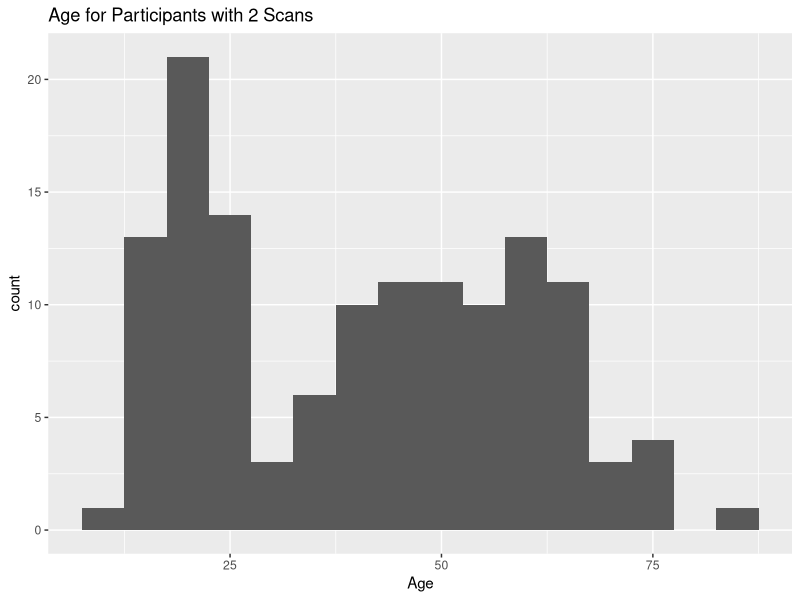
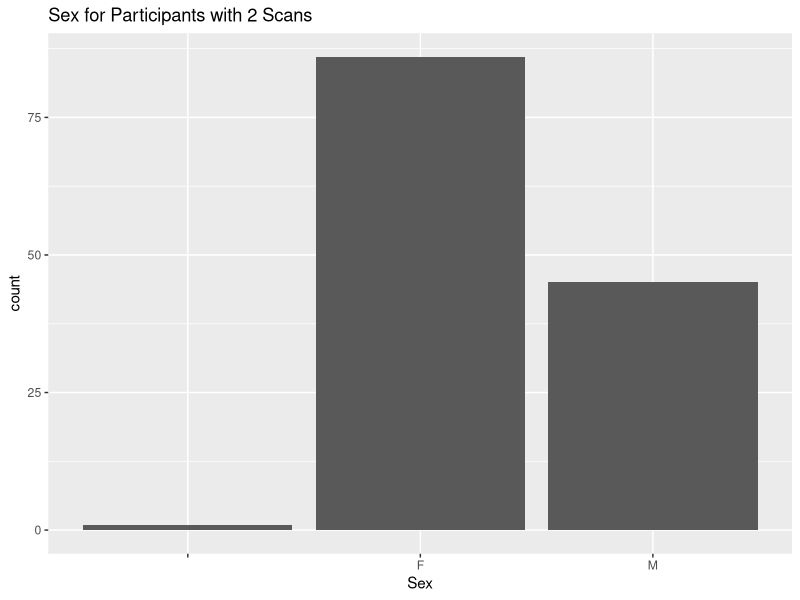
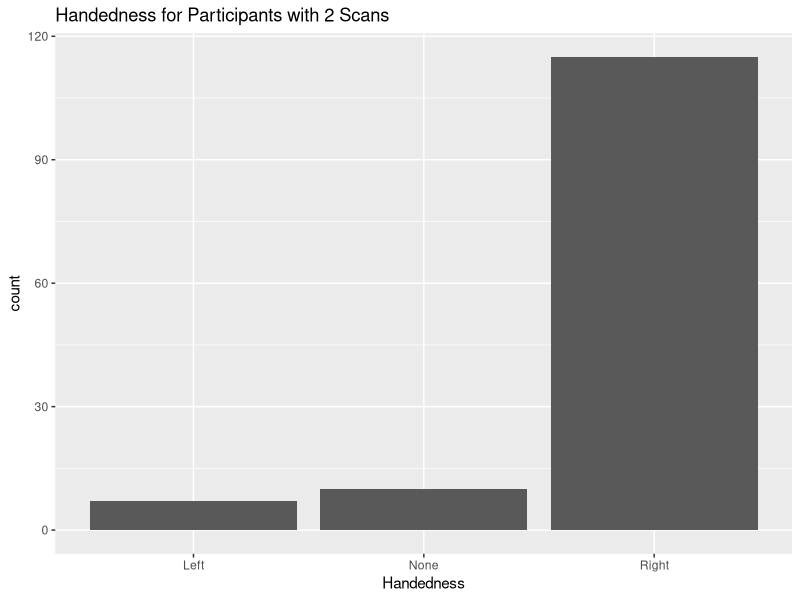
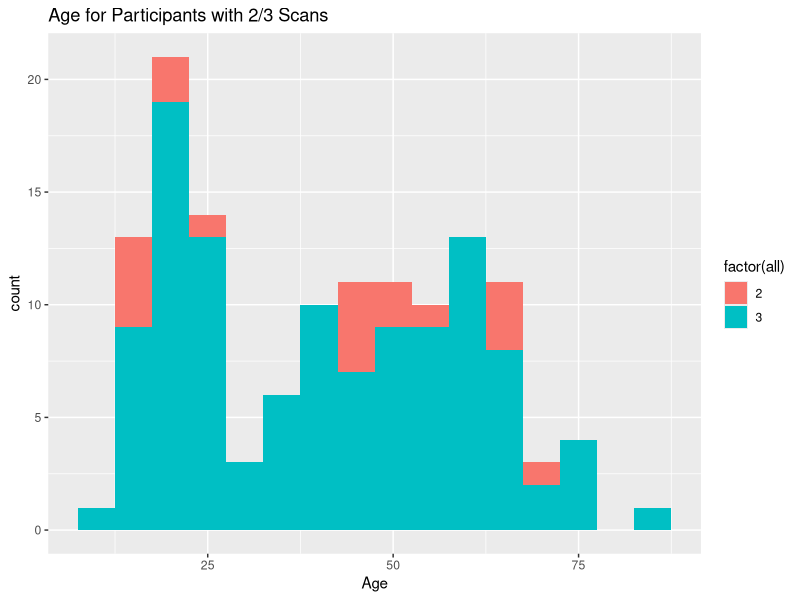
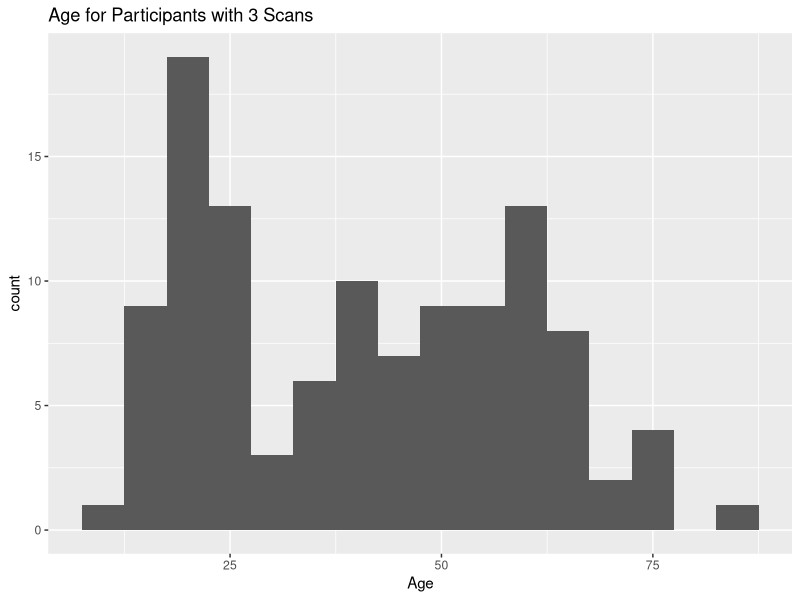
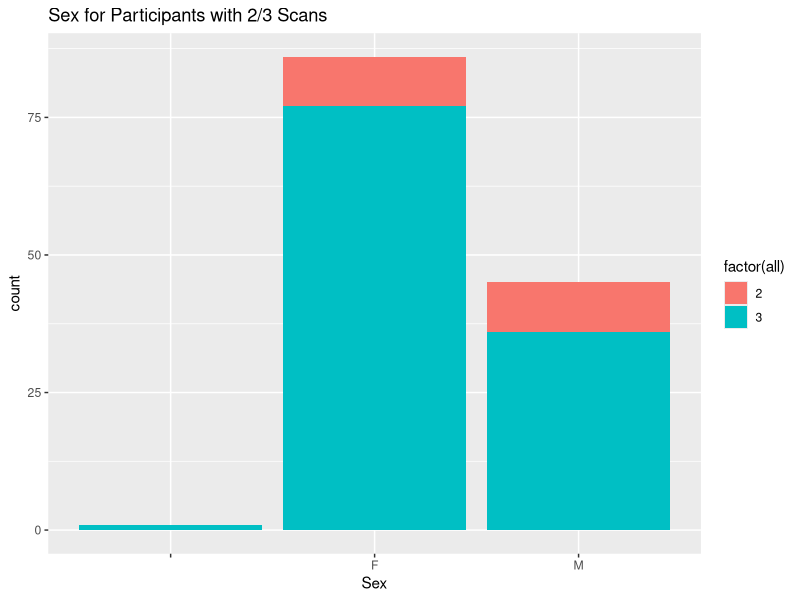
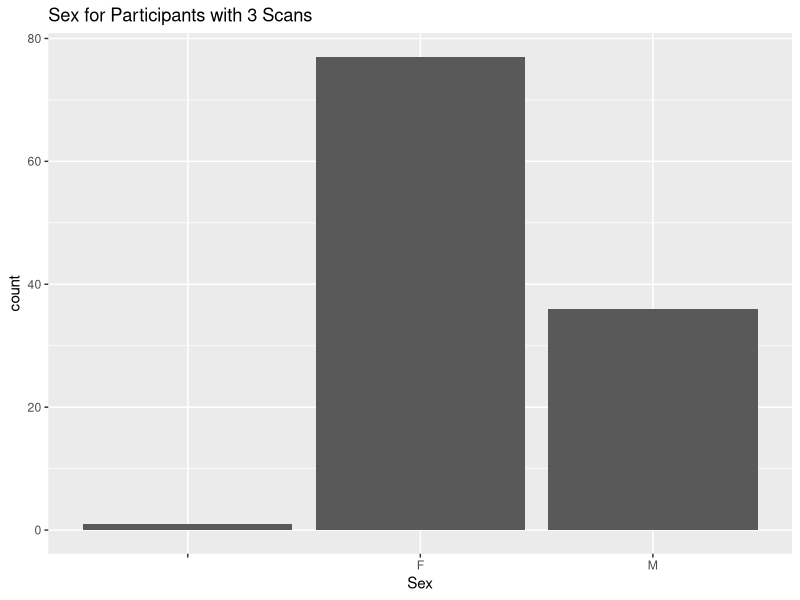
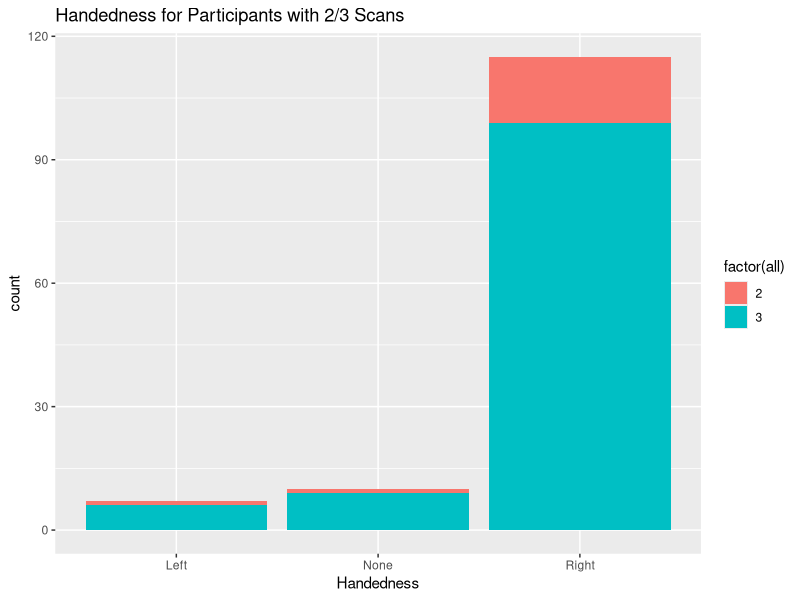

Write R code to recreate these figures, in order.
#' This script does some quick comparisons of the scans following QC
#' 

#+ setup, include=FALSE
library(ggplot2)
df <- read.csv("../subinfo/qc-2_usable_scans.csv")
df <- df[,colnames(df)!="subdir"] # remove the path column


###
# Examine 2 of the scans
###

#' # Two Scans

#' Here we examine subjects who have 645 and 1400ms TR scans that pass QC.
#' We look at the distribution of ages and the breakdown of sex and handedness.
#+ two-scans-subset
sdf <- subset(df, short==1 & medium==1)

#' Age appears to be bimodally distributed, is this an issue?
#+ two-scans-age
ggplot(sdf, aes(Age)) + geom_histogram(binwidth=5) + ggtitle("Age for Participants with 2 Scans")

#' Note there is one participant who doesn't have gender recorded.
#+ two-scans-sex
table(sdf$Sex)
ggplot(sdf, aes(Sex)) + geom_bar() + ggtitle("Sex for Participants with 2 Scans")

#' Woot, majority of people are right-handed.
#+ two-scans-handedness
table(sdf$Handedness)
ggplot(sdf, aes(Handedness)) + geom_bar() + ggtitle("Handedness for Participants with 2 Scans")


###
# Examine all three scans
###

#' # Three Scans

#' Here I will be seeing how the distribution of the subjects from above
#' will differ with the removal of subjects who don't have a 3rd scan.
#' Where color is shown, red means subjects with only two scans, while
#' blue means subjects with all three scans usable.

#' Subjects that would be lost if looking at three scans are in red (shown first)
#' Only subjects with three usable scans are shown second.
#+ three-scans-age
ggplot(sdf, aes(Age, fill=factor(all))) + geom_histogram(binwidth=5) + ggtitle("Age for Participants with 2/3 Scans")
ggplot(sdf[sdf$all==3,], aes(Age)) + geom_histogram(binwidth=5) + ggtitle("Age for Participants with 3 Scans")

#' The first table output is for 2 scans and the second is for 3 scans.
#+ three-scans-sex
table(sdf$Sex)
table(sdf$Sex[sdf$all==3])
ggplot(sdf, aes(Sex, fill=factor(all))) + geom_bar() + ggtitle("Sex for Participants with 2/3 Scans")
ggplot(sdf[sdf$all==3,], aes(Sex)) + geom_bar() + ggtitle("Sex for Participants with 3 Scans")

#' The first table output is for 2 scans and the second is for 3 scans.
#' Woot, majority of people are still right-handed.
#+ three-scans-handedness
table(sdf$Handedness)
table(sdf$Handedness[sdf$all==3])
ggplot(sdf, aes(Handedness, fill=factor(all))) + geom_bar() + ggtitle("Handedness for Participants with 2/3 Scans")
ggplot(sdf[sdf$all==3,], aes(Handedness)) + geom_bar() + ggtitle("Handedness for Participants with 3 Scans")

